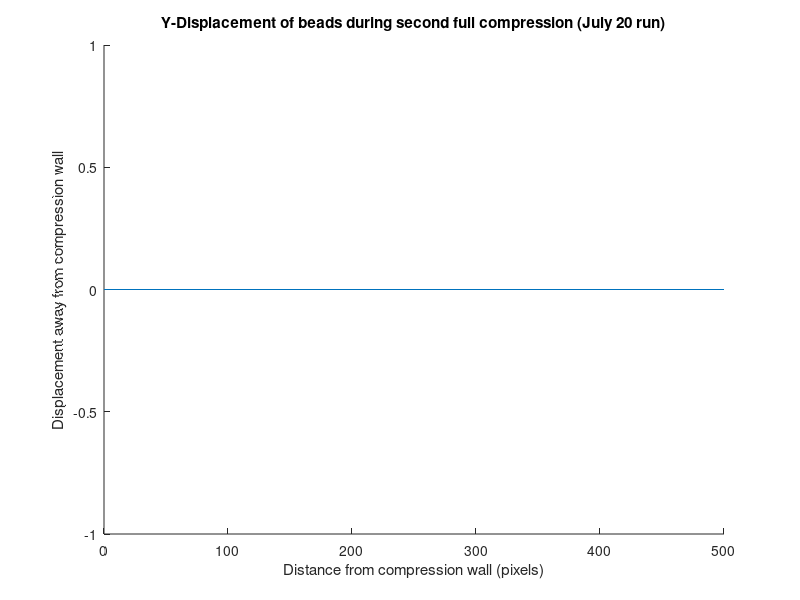

The MATLAB source for this figure: (Note: this script raises an error after producing the figure.)
fig = figure;
hold on;
xlabel('Distance from compression wall (pixels)');
ylabel('Displacement away from compression wall');
title('Y-Displacement of beads during second full compression (July 20 run)');
line([0 500], [0 0]);
set(fig,'Position',[30,30,1000,800]);
poiBegin = goodTracks(:,12) == 1793;% & goodTracks(:,3) > 250;% & goodTracks(:,3) < 225;
poiEnd = goodTracks(:,12) == 1809;
%poiEnd = [0;0; poiBegin(1:end-2)] == 1;
scatter(goodTracks(poiBegin,2),goodTracks(poiEnd,2)-goodTracks(poiBegin,2),5,goodTracks(poiBegin,3),'filled');
c = colorbar('eastoutside');
c.Label.String = 'z = height in pixels'; 
c.Label.FontSize = 12;
